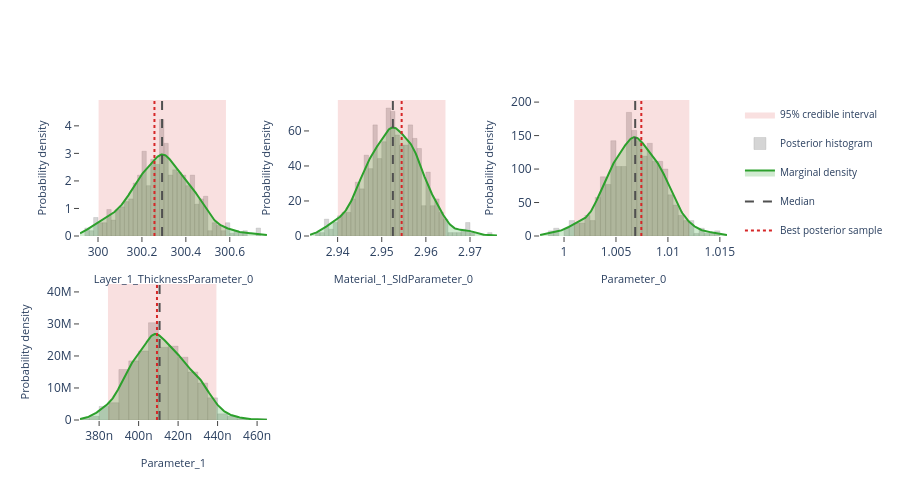

Notebook code cell kept with this figure:
### Markdown cell above
## Interactive posterior plots

The next three cells render the same Plotly figures that are shown on the
Bayesian Posterior tab of the EasyReflectometryApp:

* **Marginals** — per-parameter distribution: histogram + smooth KDE marginal,
  shaded 95% credible interval, and median / best-sample lines
  (`plot_distribution` or `posterior.distribution()`)
* **Corner plot** — pairwise marginals + 2-D contours + scatter (`plot_corner`)
* **Traces** — per-chain trace + marginal histogram (`plot_trace`)

The standalone helpers are called with ``return_figure=True`` so they return a
Plotly ``Figure`` that we render in the notebook with ``fig.show()``; the
``PosteriorResults`` methods return the figure directly.

### Code cell
# ---- Marginal posterior distributions ---------------------------------------
# One panel per free parameter, each overlaying the posterior histogram, a
# smooth Gaussian-KDE marginal, the shaded 95% credible interval, and the
# median / best-sample reference lines.  Mirrors the "Marginals" sub-tab in
# the EasyReflectometryApp.

# The PosteriorResults method passes ``logp`` through automatically so the
# best posterior sample (MAP) line is drawn:
fig = posterior.distribution()
fig.show()

# Standalone equivalent (pass ``logp`` to get the best-sample line):
# fig = plot_distribution(
#     posterior.draws,
#     posterior.param_names,
#     logp=posterior.logp,
#     return_figure=True,
# )
# fig.show()

### Figure 1 — Plotly figure (JSON) as saved in the notebook; plotly's stock layout.template omitted (floating-point values rounded to 4 significant figures; data arrays with more than 128 entries replaced by an {"elided": "..."} marker saying what was removed)
{"data": [{"fill": "toself", "fillcolor": "rgba(214, 39, 40, 0.14)", "hoverinfo": "skip", "legendgroup": "95% credible interval", "line": {"color": "rgba(214, 39, 40, 0.14)", "width": 0}, "mode": "lines", "name": "95% credible interval", "showlegend": true, "type": "scatter", "x": [300.0, 300.6, 300.6, 300.0, 300.0], "xaxis": "x", "y": [0.0, 0.0, 4.939, 4.939, 0.0], "yaxis": "y"}, {"histnorm": "probability density", "hovertemplate": "sample=%{x:.4f}<br>density: %{y:.2f}<extra></extra>", "legendgroup": "histogram", "marker": {"color": "rgba(120, 120, 120, 0.38)", "line": {"color": "rgba(120, 120, 120, 0.24)", "width": 1}}, "name": "Posterior histogram", "nbinsx": 40, "opacity": 0.82, "showlegend": true, "type": "histogram", "x": {"elided": "520 float values"}, "xaxis": "x", "yaxis": "y"}, {"fill": "tozeroy", "fillcolor": "rgba(44, 160, 44, 0.22)", "hovertemplate": "Layer_1_ThicknessParameter_0: %{x:.4f}<br>density: %{y:.4f}<extra></extra>", "legendgroup": "marginal", "line": {"color": "rgb(44, 160, 44)", "width": 2}, "mode": "lines", "name": "Marginal density", "showlegend": true, "type": "scatter", "x": {"elided": "256 float values"}, "xaxis": "x", "y": {"elided": "256 float values"}, "yaxis": "y"}, {"hovertemplate": "Median: %{x:.4f}<extra></extra>", "legendgroup": "Median", "line": {"color": "rgb(80, 80, 80)", "dash": "dash", "width": 2}, "mode": "lines", "name": "Median", "showlegend": true, "type": "scatter", "x": [300.3, 300.3], "xaxis": "x", "y": [0.0, 4.939], "yaxis": "y"}, {"hovertemplate": "Best posterior sample: %{x:.4f}<extra></extra>", "legendgroup": "Best posterior sample", "line": {"color": "rgb(214, 39, 40)", "dash": "dot", "width": 2}, "mode": "lines", "name": "Best posterior sample", "showlegend": true, "type": "scatter", "x": [300.3, 300.3], "xaxis": "x", "y": [0.0, 4.939], "yaxis": "y"}, {"fill": "toself", "fillcolor": "rgba(214, 39, 40, 0.14)", "hoverinfo": "skip", "legendgroup": "95% credible interval", "line": {"color": "rgba(214, 39, 40, 0.14)", "width": 0}, "mode": "lines", "name": "95% credible interval", "showlegend": false, "type": "scatter", "x": [2.94, 2.964, 2.964, 2.94, 2.94], "xaxis": "x2", "y": [0.0, 0.0, 77.68, 77.68, 0.0], "yaxis": "y2"}, {"histnorm": "probability density", "hovertemplate": "sample=%{x:.4f}<br>density: %{y:.2f}<extra></extra>", "legendgroup": "histogram", "marker": {"color": "rgba(120, 120, 120, 0.38)", "line": {"color": "rgba(120, 120, 120, 0.24)", "width": 1}}, "name": "Posterior histogram", "nbinsx": 40, "opacity": 0.82, "showlegend": false, "type": "histogram", "x": {"elided": "520 float values"}, "xaxis": "x2", "yaxis": "y2"}, {"fill": "tozeroy", "fillcolor": "rgba(44, 160, 44, 0.22)", "hovertemplate": "Material_1_SldParameter_0: %{x:.4f}<br>density: %{y:.4f}<extra></extra>", "legendgroup": "marginal", "line": {"color": "rgb(44, 160, 44)", "width": 2}, "mode": "lines", "name": "Marginal density", "showlegend": false, "type": "scatter", "x": {"elided": "256 float values"}, "xaxis": "x2", "y": {"elided": "256 float values"}, "yaxis": "y2"}, {"hovertemplate": "Median: %{x:.4f}<extra></extra>", "legendgroup": "Median", "line": {"color": "rgb(80, 80, 80)", "dash": "dash", "width": 2}, "mode": "lines", "name": "Median", "showlegend": false, "type": "scatter", "x": [2.953, 2.953], "xaxis": "x2", "y": [0.0, 77.68], "yaxis": "y2"}, {"hovertemplate": "Best posterior sample: %{x:.4f}<extra></extra>", "legendgroup": "Best posterior sample", "line": {"color": "rgb(214, 39, 40)", "dash": "dot", "width": 2}, "mode": "lines", "name": "Best posterior sample", "showlegend": false, "type": "scatter", "x": [2.955, 2.955], "xaxis": "x2", "y": [0.0, 77.68], "yaxis": "y2"}, {"fill": "toself", "fillcolor": "rgba(214, 39, 40, 0.14)", "hoverinfo": "skip", "legendgroup": "95% credible interval", "line": {"color": "rgba(214, 39, 40, 0.14)", "width": 0}, "mode": "lines", "name": "95% credible interval", "showlegend": false, "type": "scatter", "x": [1.001, 1.012, 1.012, 1.001, 1.001], "xaxis": "x3", "y": [0.0, 0.0, 203.1, 203.1, 0.0], "yaxis": "y3"}, {"histnorm": "probability density", "hovertemplate": "sample=%{x:.4f}<br>density: %{y:.2f}<extra></extra>", "legendgroup": "histogram", "marker": {"color": "rgba(120, 120, 120, 0.38)", "line": {"color": "rgba(120, 120, 120, 0.24)", "width": 1}}, "name": "Posterior histogram", "nbinsx": 40, "opacity": 0.82, "showlegend": false, "type": "histogram", "x": {"elided": "520 float values"}, "xaxis": "x3", "yaxis": "y3"}, {"fill": "tozeroy", "fillcolor": "rgba(44, 160, 44, 0.22)", "hovertemplate": "Parameter_0: %{x:.4f}<br>density: %{y:.4f}<extra></extra>", "legendgroup": "marginal", "line": {"color": "rgb(44, 160, 44)", "width": 2}, "mode": "lines", "name": "Marginal density", "showlegend": false, "type": "scatter", "x": {"elided": "256 float values"}, "xaxis": "x3", "y": {"elided": "256 float values"}, "yaxis": "y3"}, {"hovertemplate": "Median: %{x:.4f}<extra></extra>", "legendgroup": "Median", "line": {"color": "rgb(80, 80, 80)", "dash": "dash", "width": 2}, "mode": "lines", "name": "Median", "showlegend": false, "type": "scatter", "x": [1.007, 1.007], "xaxis": "x3", "y": [0.0, 203.1], "yaxis": "y3"}, {"hovertemplate": "Best posterior sample: %{x:.4f}<extra></extra>", "legendgroup": "Best posterior sample", "line": {"color": "rgb(214, 39, 40)", "dash": "dot", "width": 2}, "mode": "lines", "name": "Best posterior sample", "showlegend": false, "type": "scatter", "x": [1.007, 1.007], "xaxis": "x3", "y": [0.0, 203.1], "yaxis": "y3"}, {"fill": "toself", "fillcolor": "rgba(214, 39, 40, 0.14)", "hoverinfo": "skip", "legendgroup": "95% credible interval", "line": {"color": "rgba(214, 39, 40, 0.14)", "width": 0}, "mode": "lines", "name": "95% credible interval", "showlegend": false, "type": "scatter", "x": [3.845e-07, 4.394e-07, 4.394e-07, 3.845e-07, 3.845e-07], "xaxis": "x4", "y": [0.0, 0.0, 42480000.0, 42480000.0, 0.0], "yaxis": "y4"}, {"histnorm": "probability density", "hovertemplate": "sample=%{x:.4f}<br>density: %{y:.2f}<extra></extra>", "legendgroup": "histogram", "marker": {"color": "rgba(120, 120, 120, 0.38)", "line": {"color": "rgba(120, 120, 120, 0.24)", "width": 1}}, "name": "Posterior histogram", "nbinsx": 40, "opacity": 0.82, "showlegend": false, "type": "histogram", "x": {"elided": "520 float values"}, "xaxis": "x4", "yaxis": "y4"}, {"fill": "tozeroy", "fillcolor": "rgba(44, 160, 44, 0.22)", "hovertemplate": "Parameter_1: %{x:.4f}<br>density: %{y:.4f}<extra></extra>", "legendgroup": "marginal", "line": {"color": "rgb(44, 160, 44)", "width": 2}, "mode": "lines", "name": "Marginal density", "showlegend": false, "type": "scatter", "x": {"elided": "256 float values"}, "xaxis": "x4", "y": {"elided": "256 float values"}, "yaxis": "y4"}, {"hovertemplate": "Median: %{x:.4f}<extra></extra>", "legendgroup": "Median", "line": {"color": "rgb(80, 80, 80)", "dash": "dash", "width": 2}, "mode": "lines", "name": "Median", "showlegend": false, "type": "scatter", "x": [4.106e-07, 4.106e-07], "xaxis": "x4", "y": [0.0, 42480000.0], "yaxis": "y4"}, {"hovertemplate": "Best posterior sample: %{x:.4f}<extra></extra>", "legendgroup": "Best posterior sample", "line": {"color": "rgb(214, 39, 40)", "dash": "dot", "width": 2}, "mode": "lines", "name": "Best posterior sample", "showlegend": false, "type": "scatter", "x": [4.093e-07, 4.093e-07], "xaxis": "x4", "y": [0.0, 42480000.0], "yaxis": "y4"}], "layout": {"barmode": "overlay", "height": 500, "legend": {"font": {"size": 10}}, "plot_bgcolor": "white", "showlegend": true, "xaxis": {"anchor": "y", "domain": [0.0, 0.2889], "range": [299.9, 300.8], "showgrid": false, "ticks": "outside", "title": {"font": {"size": 11}, "text": "Layer_1_ThicknessParameter_0"}, "zeroline": false}, "xaxis2": {"anchor": "y2", "domain": [0.3556, 0.6444], "range": [2.934, 2.976], "showgrid": false, "ticks": "outside", "title": {"font": {"size": 11}, "text": "Material_1_SldParameter_0"}, "zeroline": false}, "xaxis3": {"anchor": "y3", "domain": [0.7111, 1.0], "range": [0.9977, 1.016], "showgrid": false, "ticks": "outside", "title": {"font": {"size": 11}, "text": "Parameter_0"}, "zeroline": false}, "xaxis4": {"anchor": "y4", "domain": [0.0, 0.2889], "range": [3.703e-07, 4.65e-07], "showgrid": false, "ticks": "outside", "title": {"font": {"size": 11}, "text": "Parameter_1"}, "zeroline": false}, "xaxis5": {"anchor": "y5", "domain": [0.3556, 0.6444], "showgrid": false, "ticks": "outside", "zeroline": false}, "xaxis6": {"anchor": "y6", "domain": [0.7111, 1.0], "showgrid": false, "ticks": "outside", "zeroline": false}, "yaxis": {"anchor": "x", "domain": [0.575, 1.0], "range": [0.0, 4.939], "showgrid": false, "ticks": "outside", "title": {"font": {"size": 11}, "text": "Probability density"}, "zeroline": false}, "yaxis2": {"anchor": "x2", "domain": [0.575, 1.0], "range": [0.0, 77.68], "showgrid": false, "ticks": "outside", "title": {"font": {"size": 11}, "text": "Probability density"}, "zeroline": false}, "yaxis3": {"anchor": "x3", "domain": [0.575, 1.0], "range": [0.0, 203.1], "showgrid": false, "ticks": "outside", "title": {"font": {"size": 11}, "text": "Probability density"}, "zeroline": false}, "yaxis4": {"anchor": "x4", "domain": [0.0, 0.425], "range": [0.0, 42480000.0], "showgrid": false, "ticks": "outside", "title": {"font": {"size": 11}, "text": "Probability density"}, "zeroline": false}, "yaxis5": {"anchor": "x5", "domain": [0.0, 0.425], "showgrid": false, "ticks": "outside", "zeroline": false}, "yaxis6": {"anchor": "x6", "domain": [0.0, 0.425], "showgrid": false, "ticks": "outside", "zeroline": false}}}
